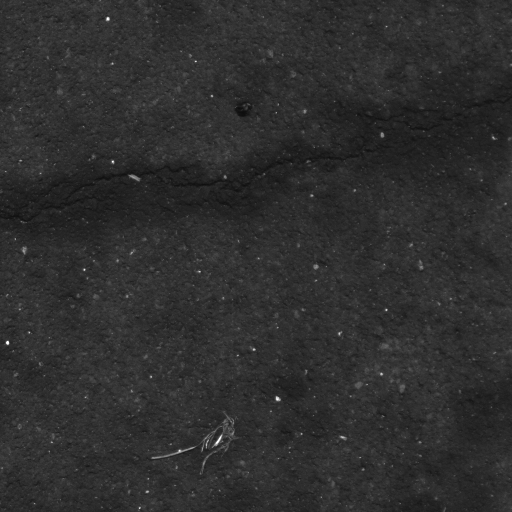
#> input picture road_anomaly_detector/main/model/preprocessing/Images/tile1.png, 512 x 512 px, found by its file name
$ python gui.py
#> lines starting #> are read from the running program, lines starting #| are printed output that depends on the picture; after the words box and inside, x2 and y2 are one past the last pixel; in counts of white or black regions, pixels touching at a corner belong together
import cv2
import numpy as np

# Load the image
image_path = "./preprocessing/Images/tile1.png"
image = cv2.imread(image_path, cv2.IMREAD_GRAYSCALE)
#> image is the input picture: shape (512, 512); min 13, max 255, mean 46.5
if image is None:
    print("Error: Image not found!")
    exit()


# 1. Resize the image to 512x512
image = cv2.resize(image, (512, 512))
cv2.imshow("Original (Resized)", image)

# # Resize the image
# image = cv2.resize(image, (512, 512))

# Callback function for trackbars
def nothing(x):
    pass

cv2.namedWindow("Adjustments")

# CLAHE Parameters
cv2.createTrackbar("CLAHE Clip Limit", "Adjustments", 75, 100, nothing)
cv2.createTrackbar("CLAHE Tile Size", "Adjustments", 8, 20, nothing)

# Bilateral filter
cv2.createTrackbar("Bilateral d", "Adjustments", 20, 20, nothing)
cv2.createTrackbar("Sigma Color", "Adjustments", 31, 300, nothing)
cv2.createTrackbar("Sigma Space", "Adjustments", 3, 300, nothing)

# Black Top-Hat
#cv2.createTrackbar("Kernel Size", "Adjustments", 15, 50, nothing)  # Structuring element size

# Canny Edge
cv2.createTrackbar("Canny Min", "Adjustments", 90, 2000, nothing)
cv2.createTrackbar("Canny Max", "Adjustments", 100, 2000, nothing)

# Threshold
cv2.createTrackbar("Threshold Value", "Adjustments", 30, 255, nothing)

while True:
    # Get CLAHE
    clip_limit = cv2.getTrackbarPos("CLAHE Clip Limit", "Adjustments") / 10.0
    tile_size = cv2.getTrackbarPos("CLAHE Tile Size", "Adjustments")
    if tile_size < 1:
        tile_size = 1

    # Get Bilateral filter parameters
    d = cv2.getTrackbarPos("Bilateral d", "Adjustments")
    if d < 1:
        d = 1
    sigma_color = cv2.getTrackbarPos("Sigma Color", "Adjustments")
    sigma_space = cv2.getTrackbarPos("Sigma Space", "Adjustments")

    canny_min = cv2.getTrackbarPos("Canny Min", "Adjustments")
    canny_max = cv2.getTrackbarPos("Canny Max", "Adjustments")

    # Get threshold value
    threshold_value = cv2.getTrackbarPos("Threshold Value", "Adjustments")

    # Apply CLAHE
    clahe = cv2.createCLAHE(clipLimit=clip_limit, tileGridSize=(tile_size, tile_size))
    clahe_image = clahe.apply(image)
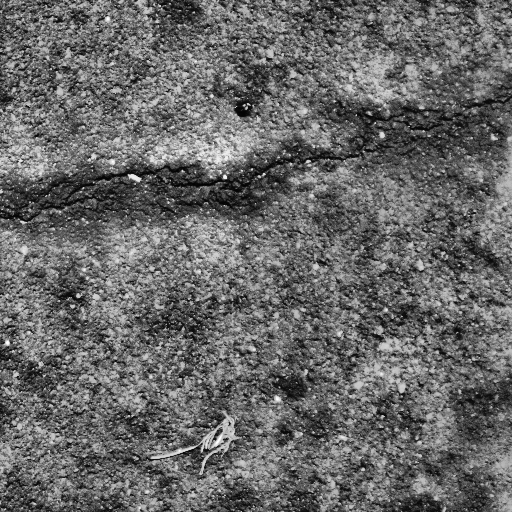
#> clahe_image: shape (512, 512); min 2, max 255, mean 103.7

    # Apply Bilateral Filter
    bilateral_filtered = cv2.bilateralFilter(clahe_image, d=d, sigmaColor=sigma_color, sigmaSpace=sigma_space)

    # Apply Thresholding
    _, threshold = cv2.threshold(bilateral_filtered, threshold_value, 255, cv2.THRESH_BINARY)
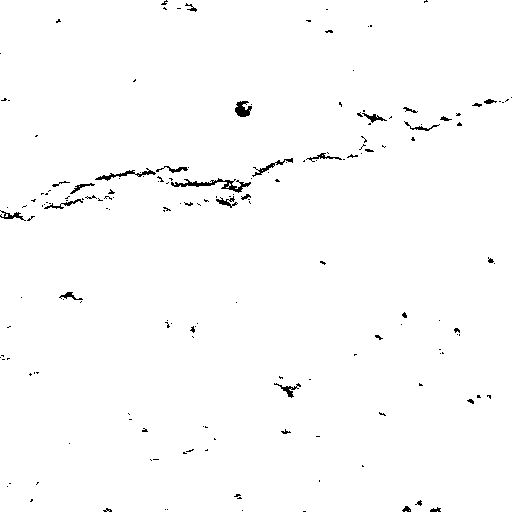
#> threshold: shape (512, 512); 98.9% white; black in thin lines or dots

    # Apply Canny Edge Detection
    edges = cv2.Canny(threshold, canny_min, canny_max)
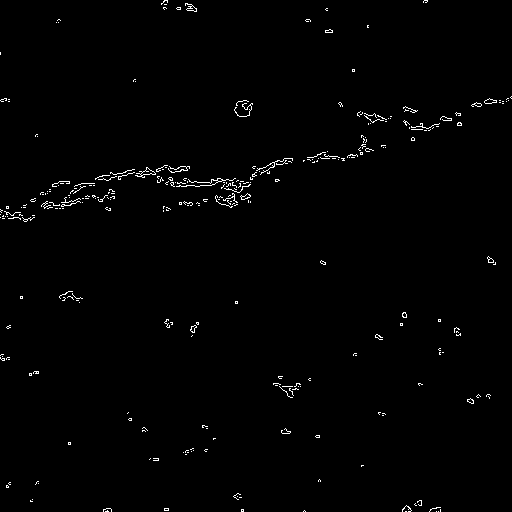
#> edges: shape (512, 512); 0.97% white in thin lines or dots


    # Display results
    cv2.imshow("Original Image", image)
    cv2.imshow("CLAHE Image", clahe_image)
    cv2.imshow("Bilateral Filtered", bilateral_filtered)
    #cv2.imshow("Black Top-Hat", black_tophat)
    cv2.imshow("Canny Edges", edges)
    cv2.imshow("Threshold", threshold)

    # Exit when 'q' is pressed
    if cv2.waitKey(1) & 0xFF == ord('q'):
#> (key q is pressed here)
        break

cv2.destroyAllWindows()

$ run again, with road_anomaly_detector/main/model/preprocessing/Images/tile2.png copied over road_anomaly_detector/main/model/preprocessing/Images/tile1.png
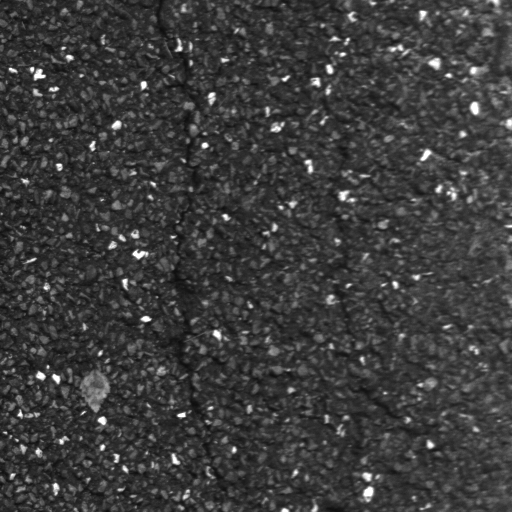
#> input picture road_anomaly_detector/main/model/preprocessing/Images/tile2.png, 512 x 512 px, found by its file name
#> image is the input picture: shape (512, 512); min 13, max 255, mean 60.4
#> `_, threshold = cv2.threshold(bilateral_filtered, threshold_value, 255,..`:
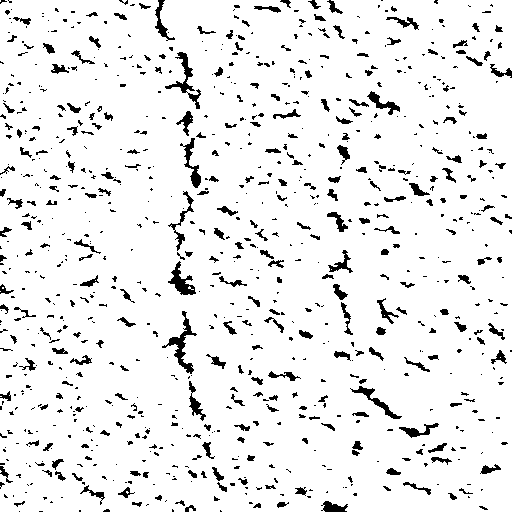
#> threshold: shape (512, 512); 92.6% white; 878 black regions (606 under 20 px), largest, box (x1, y1, x2, y2) and area: (162, 311, 197, 374) 496, (165, 52, 201, 109) 439, (168, 261, 196, 295) 378
#> `edges = cv2.Canny(threshold, canny_min, canny_max)`:
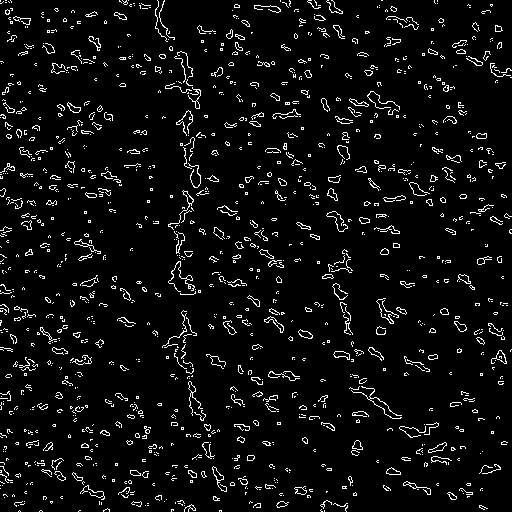
#> edges: shape (512, 512); 5.5% white in thin lines or dots

$ run again, with road_anomaly_detector/main/model/preprocessing/Images/cykelsti.png copied over road_anomaly_detector/main/model/preprocessing/Images/tile1.png
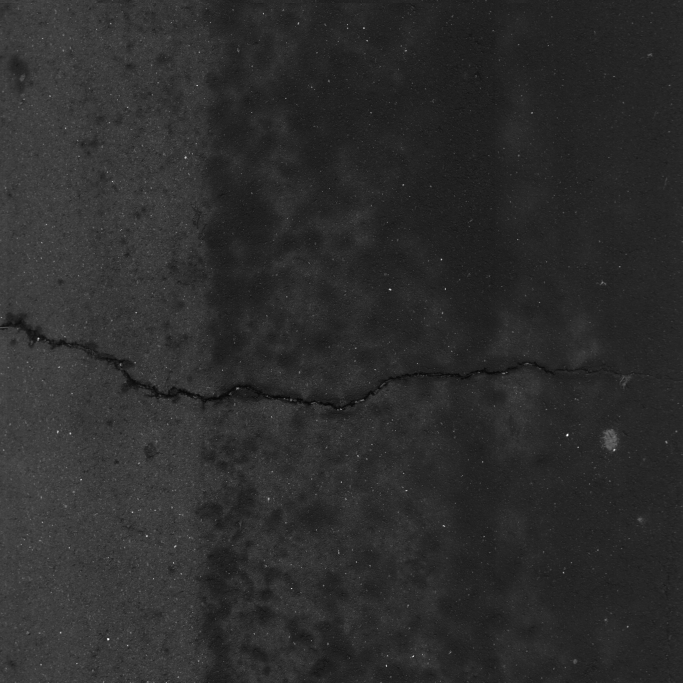
#> input picture road_anomaly_detector/main/model/preprocessing/Images/cykelsti.png, 2048 x 2048 px, found by its file name (shown at 1/3 size)
#> image is the input picture: shape (2048, 2048); min 7, max 255, mean 45.2
#> image: shape (512, 512)
#> `_, threshold = cv2.threshold(bilateral_filtered, threshold_value, 255,..`:
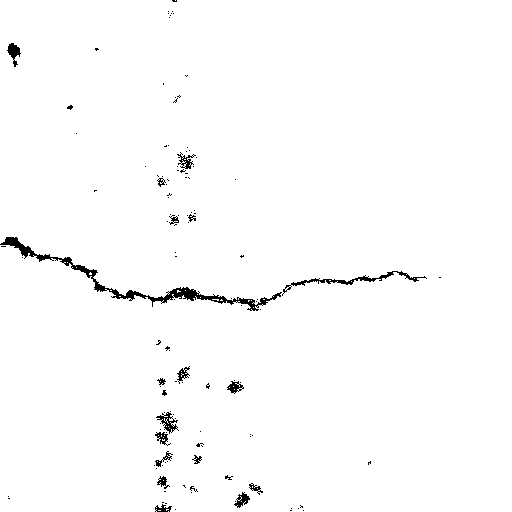
#> threshold: shape (512, 512); 98.6% white; 122 black regions (104 under 20 px), largest, box (x1, y1, x2, y2) and area: (0, 237, 282, 311) 1621, (282, 271, 427, 296) 440, (156, 412, 179, 434) 180
#> `edges = cv2.Canny(threshold, canny_min, canny_max)`:
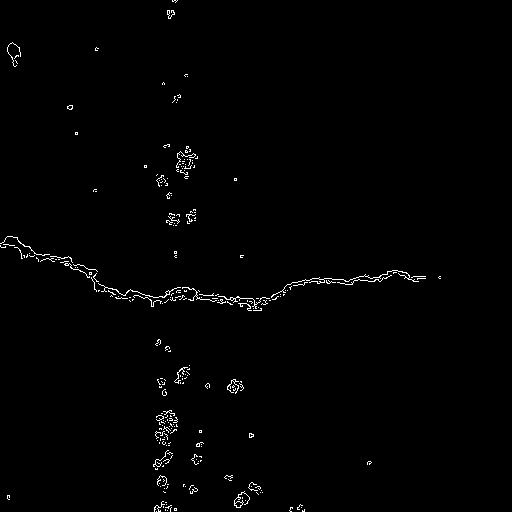
#> edges: shape (512, 512); 0.96% white in thin lines or dots, all inside (x1, y1, x2, y2) = (0, 0, 441, 512)

$ run again, with road_anomaly_detector/main/model/preprocessing/Images/fremad.png copied over road_anomaly_detector/main/model/preprocessing/Images/tile1.png
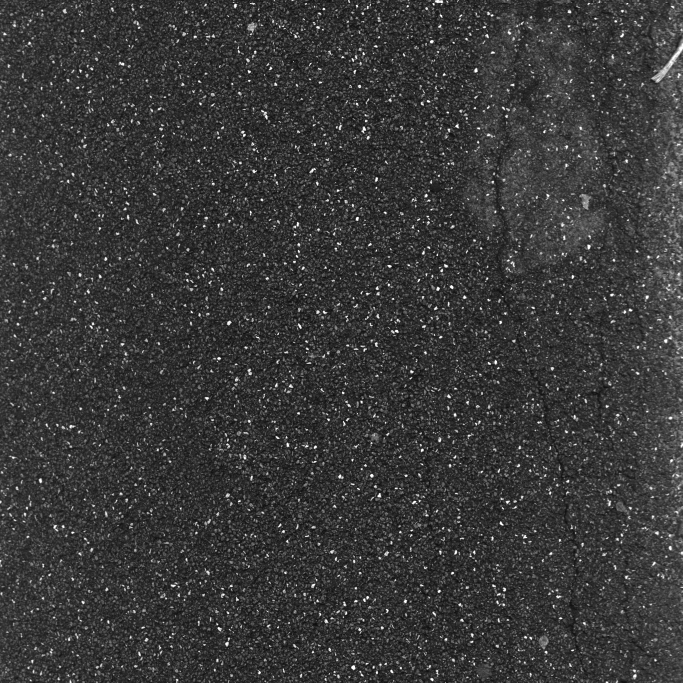
#> input picture road_anomaly_detector/main/model/preprocessing/Images/fremad.png, 2048 x 2048 px, found by its file name (shown at 1/3 size)
#> image is the input picture: shape (2048, 2048); min 9, max 255, mean 57.1
#> image: shape (512, 512)
#> `_, threshold = cv2.threshold(bilateral_filtered, threshold_value, 255,..`:
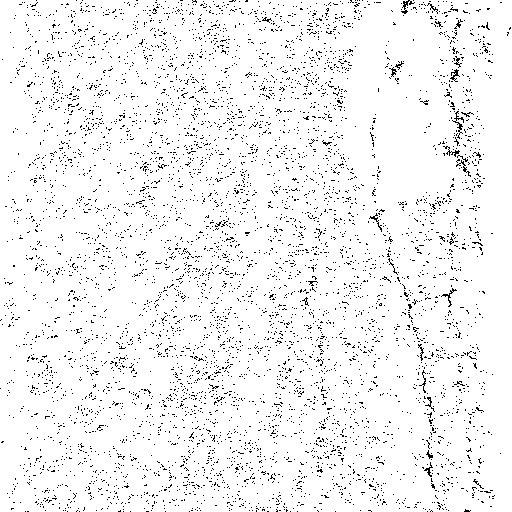
#> threshold: shape (512, 512); 95.2% white; black in thin lines or dots
#> `edges = cv2.Canny(threshold, canny_min, canny_max)`:
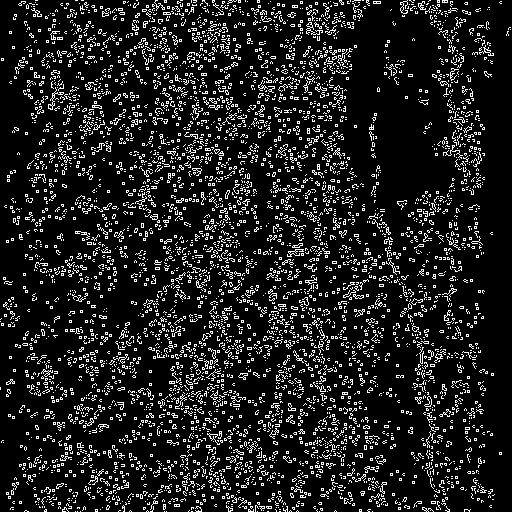
#> edges: shape (512, 512); 12.5% white in thin lines or dots
